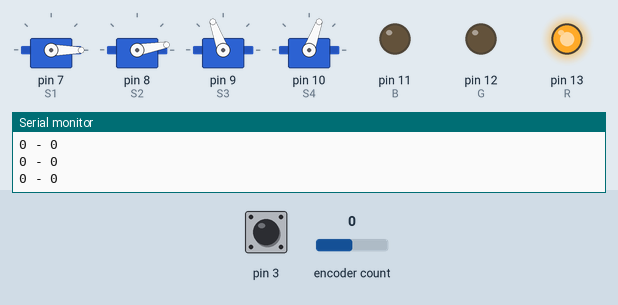
A sketch run on a simulated Arduino Uno, built with avr-gcc and run on an emulated ATmega328P. On the bench: 4 × servo, output pins drawn as LEDs (lit = HIGH), the last lines printed to the serial monitor. Inputs (shaded band) come from the test bench; at power-on: pin 3 HIGH, encoder count 0.

Above: at 1.2 s.
1.3 s: pin 3 pulled LOW for 0.15 s
At 2.5 s:
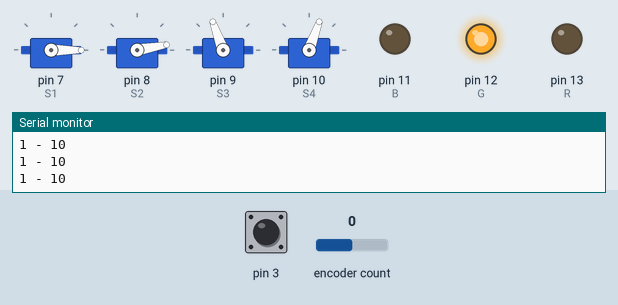
2.9 s: pin 3 pulled LOW for 1 s
At 4.2 s:
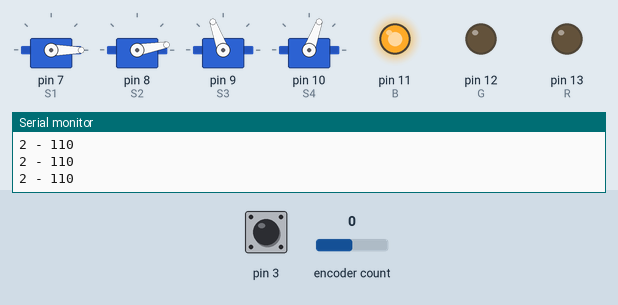
5.4 s: pin 3 pulled LOW for 0.15 s
At 6.0 s:
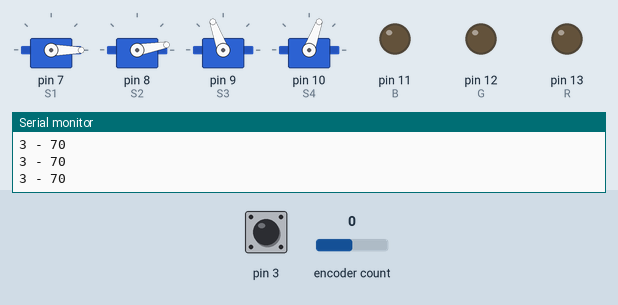
7.0 s: encoder count set to 1
At 8.2 s:
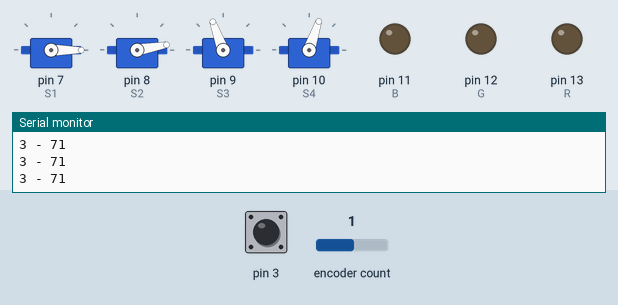
8.5 s: encoder count set to 2
At 9.4 s:
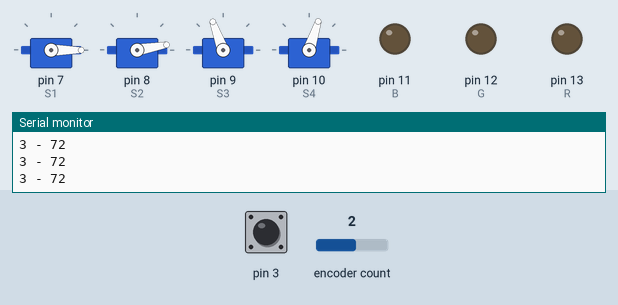
10.0 s: pin 3 pulsed LOW 5 times (0.12 s each, 0.3 s apart)
At 12.3 s:
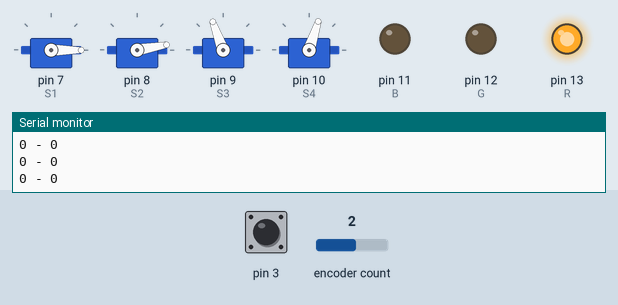
Timing chart, 0 to 13.8 s (numbered marks = the images above; inputs shaded):
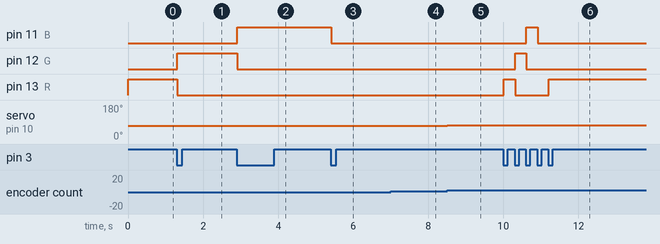

The sketch:

manipylator2.ino
```cpp
#define SW 3    //кнопка
#define CLK 5   //энкодер
#define DT 6    //энкодер
#define S1 7    //поворот
#define S2 8    //нижний подъем
#define S3 9    //верхний подъем
#define S4 10    //захват
#define B 11     //светодиод красный цвет
#define G 12     //светодиод зеленый цвет
#define R 13    //светодиод синий цвет

#include <Servo.h>         //библиотека для сервоприводов
#include <GyverEncoder.h>  //библиотека для энкодера
#include <GyverButton.h>   //библиотека для кнопки

Encoder enc1(CLK, DT);   //подключаем энкодер
GButton butt1(SW);       //подключаем кнопку
Servo myservo1;          //подключаем сервопривод (поворот)
Servo myservo2;          //подключаем сервопривод (нижний подъем)
Servo myservo3;          //подключаем сервопривод (верхний подъем)
Servo myservo4;          //подключаем сервопривод (захват)

int x;          //смена режимов
int x1 = 0;         //сервопривод (поворот)
int x2 = 10;         //сервопривод (нижний подъем)
int x3 = 110;         //сервопривод (верхний подъем)
int x4 = 70;         //сервопривод (захват)
int y = 5;      //быстрый поворот энкодера

void setup() {
  Serial.begin(9600);
  butt1.setTickMode(AUTO);
  enc1.setTickMode(AUTO);
  enc1.setType(TYPE2);     // тип энкодера TYPE1 одношаговый
  myservo1.attach(S1);     //подключаем сервопривод (поворот)
  myservo2.attach(S2);     //подключаем сервопривод (нижний подъем)
  myservo3.attach(S3);     //подключаем сервопривод (верхний подъем)
  myservo4.attach(S4);     //подключаем сервопривод (захват)
  pinMode(R, OUTPUT);      //подключаем светодиод красный цвет
  pinMode(G, OUTPUT);      //подключаем светодиод зеленый цвет
  pinMode(B, OUTPUT);      //подключаем светодиод синий цвет
}

void loop() {
  //смена режимов
  if (butt1.isPress()) {
    x++;
    if (x == 4) {
      x = 0;
    }
  }

  //поворот
  if (x == 0) {
    Serial.print(x);
    Serial.print(" - ");
    Serial.println(x1);
    myservo1.write(x1);
    myservo2.write(x2);
    myservo3.write(x3);
    myservo4.write(x4);
    digitalWrite(R, HIGH);
    digitalWrite(G, LOW);
    digitalWrite(B, LOW);
    if (enc1.isRight()) {
      x1++;
    }
    if (enc1.isLeft()) {
      x1--;
    }
    if (x1 < 0) {
      x1 = 0;
    }
    if (x1 > 160) {
      x1 = 160;
    }
  }

  //нижний подъем
  if (x == 1) {
    Serial.print(x);
    Serial.print(" - ");
    Serial.println(x2);
    myservo1.write(x1);
    myservo2.write(x2);
    myservo3.write(x3);
    myservo4.write(x4);
    digitalWrite(R, LOW);
    digitalWrite(G, HIGH);
    digitalWrite(B, LOW);
    if (enc1.isRight()) {
      x2++;
    }
    if (enc1.isLeft()) {
      x2--;
    }
    if (x2 < 10) {
      x2 = 10;
    }
    if (x2 > 110) {
      x2 = 110;
    }
    if(x2 < 0){
      x2 = 0;
    }
  }

  //верхний подъем
  if (x == 2) {
    Serial.print(x);
    Serial.print(" - ");
    Serial.println(x3);
    myservo1.write(x1);
    myservo2.write(x2);
    myservo3.write(x3);
    myservo4.write(x4);
    digitalWrite(R, LOW);
    digitalWrite(G, LOW);
    digitalWrite(B, HIGH);
    if (enc1.isRight()) {
      x3++;
    }
    if (enc1.isLeft()) {
      x3--;
    }
    if (x3 < 110) {
      x3 = 110;
    }
    if (x3 > 180) {
      x3 = 180;
    }
    if(x3 < 0){
      x3 = 0;
    }
  }

  //захват
  if (x == 3) {
    Serial.print(x);
    Serial.print(" - ");
    Serial.println(x4);
    myservo1.write(x1);
    myservo2.write(x2);
    myservo3.write(x3);
    myservo4.write(x4);
    digitalWrite(R, LOW);
    digitalWrite(G, LOW);
    digitalWrite(B, LOW);
    if (enc1.isRight()) {
      x4++;
    }
    if (enc1.isLeft()) {
      x4--;
    }
    if (x4 < 70) {
      x4 = 70;
    }
    if (x4 > 150) {
      x4 = 150;
    }
    if(x4 < 0){
      x4 = 0;
    }
  }
}
```

Measured:
- after the input at 1.3 s, pin 12 (G): LOW → HIGH at once; pin 13 (R): HIGH → LOW at once
- after the input at 2.9 s, pin 11 (B): LOW → HIGH at once; pin 12 (G): HIGH → LOW at once
- after the input at 5.4 s, pin 11 (B): HIGH → LOW at once
- after the input at 7.0 s, servo on pin 10 (S4): 70° → 71° at once
- after the input at 8.5 s, servo on pin 10 (S4): 71° → 72° at once
- after the input at 10.0 s, pin 11 (B): LOW → HIGH after 0.62 s, → LOW 0.30 s later; pin 12 (G): LOW → HIGH after 0.31 s, → LOW 0.30 s later; pin 13 (R): LOW → HIGH at once, → LOW 0.30 s later, → HIGH 0.90 s later
